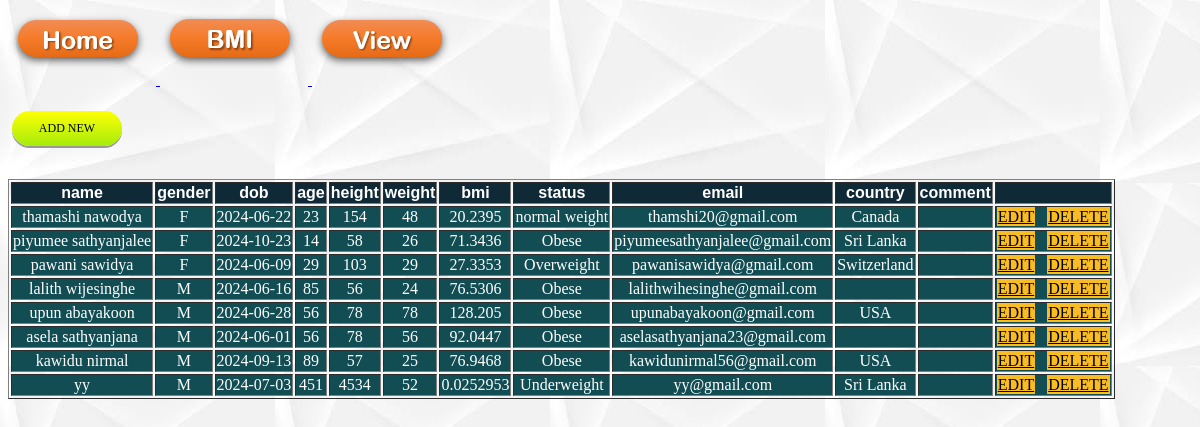
Page /htdocs/display.php on the committed database.
### tables this page shows
CREATE TABLE IF NOT EXISTS `student` (
  `sid` int NOT NULL AUTO_INCREMENT,
  `name` text,
  `gender` enum('M','F') NOT NULL,
  `dob` date DEFAULT NULL,
  `age` int DEFAULT NULL,
  `height` int DEFAULT NULL,
  `weight` int DEFAULT NULL,
  `bmi` float DEFAULT NULL,
  `status` varchar(30) DEFAULT NULL,
  `email` text,
  `country` text,
  `comment` varchar(100) DEFAULT NULL,
  PRIMARY KEY (`sid`)
);

### htdocs/display.php (the view, shortened to what this page needs)
<?php
    include('dbcon.php');
?>
<html>
    <header><link rel="stylesheet" href="../css/styless.css"/></header>
<body>
    <?php include('navigation/header3.php');?>
    <br><br>
    <a href="bmi.php" type="button" id="add">ADD NEW</a>
    <br><br><br><br>
<table class="heed" border="1">
    <thead class="hed">
        <tr>
        <th>name</th>
        <th>gender</th>
        <th>dob</th>
        <th>age</th>
        <th>height</th>
        <th>weight</th>
        <th>bmi</th>
        <th>status</th>
        <th>email</th>
        <th>country</th>
        <th>comment</th>
        <th></th>
        </tr>
    </thead>
<tbody>
<?php
    $sql="select *from student";
    $result=$conn->query($sql) or die("connection faild:".$conn->connect_error);
    while ($row=mysqli_fetch_assoc($result)){
            echo'<tr>';
            echo'<td>'.$row['name'].'</td>';
            echo'<td>'.$row['gender'].'</td>';
            echo'<td>'.$row['dob'].'</td>';
            echo'<td>'.$row['age'].'</td>';
            echo'<td>'.$row['height'].'</td>';
            echo'<td>'.$row['weight'].'</td>';
            echo'<td>'.$row['bmi'].'</td>';
            echo'<td>'.$row['status'].'</td>';
            echo'<td>'.$row['email'].'</td>';
            echo'<td>'.$row['country'].'</td>';
            echo'<td>'.$row['comment'].'</td>';
            echo'<td><a type"button" id="edit" href="edit.php?action=edit&id='.$row['sid'].'">EDIT</a>';
            echo ' <a type="button" id="del" href="delete.php? type=student&delete & id='.$row['sid']. '">DELETE</a></td>';
            echo'</tr>';
            }
?>
</tbody>
</table>
</body>
</html>

### htdocs/navigation/header3.php
<?php
echo '<a href="../index.php"> <img src="../image/home.png"/></a> &nbsp;';
echo '<a href="bmi.php"> <img src="../image/bmi.png"/></a> &nbsp;';
echo '<a href="#"> <img src="../image/view.png"/></a> &nbsp;';
?>

### css/styless.css (style rules this page uses)
* { font-family: "Times New Roman", Times, serif; }
body { background-image: url("../image/bg2.jfif"); color: white; }
#add { background-image: linear-gradient(rgb(255, 255, 3),rgb(165, 236, 12)); border: none; color: black; padding: 20px; text-align:center; text-decoration: none; display: inline-block; font-size: 12px; margin: 4px 4px; cursor: pointer; width:70px; height:5px; border-radius: 50px; box-shadow: 0 2px #999; padding-top: 10px; float: left; }
th { font-family: Arial, Helvetica; background-color: #102937; }
td { background-color: #124d54; text-align: center; }
#edit { border:1px solid #f8BC24; background-color: #f8BC24; color: black; }
#del { border:1px solid #f8BC24; background-color: #f8BC24; color: black; }

### rows in the picture
student: name "thamashi nawodya", gender "F", dob "2024-06-22", age "23", height "154", weight "48", bmi "20.2395", status "normal weight", email "thamshi20@gmail.com", country "Canada"
student: name "piyumee sathyanjalee", gender "F", dob "2024-10-23", age "14", height "58", weight "26", bmi "71.3436", status "Obese", email "piyumeesathyanjalee@gmail.com", country "Sri Lanka"
student: name "pawani sawidya", gender "F", dob "2024-06-09", age "29", height "103", weight "29", bmi "27.3353", status "Overweight", email "pawanisawidya@gmail.com", country "Switzerland"
student: name "lalith wijesinghe", gender "M", dob "2024-06-16", age "85", height "56", weight "24", bmi "76.5306", status "Obese", email "lalithwihesinghe@gmail.com"
student: name "upun abayakoon", gender "M", dob "2024-06-28", age "56", height "78", weight "78", bmi "128.205", status "Obese", email "upunabayakoon@gmail.com", country "USA"
student: name "asela sathyanjana", gender "M", dob "2024-06-01", age "56", height "78", weight "56", bmi "92.0447", status "Obese", email "aselasathyanjana23@gmail.com"
student: name "kawidu nirmal", gender "M", dob "2024-09-13", age "89", height "57", weight "25", bmi "76.9468", status "Obese", email "kawidunirmal56@gmail.com", country "USA"
student: name "yy", gender "M", dob "2024-07-03", age "451", height "4534", weight "52", bmi "0.0252953", status "Underweight", email "yy@gmail.com", country "Sri Lanka"
